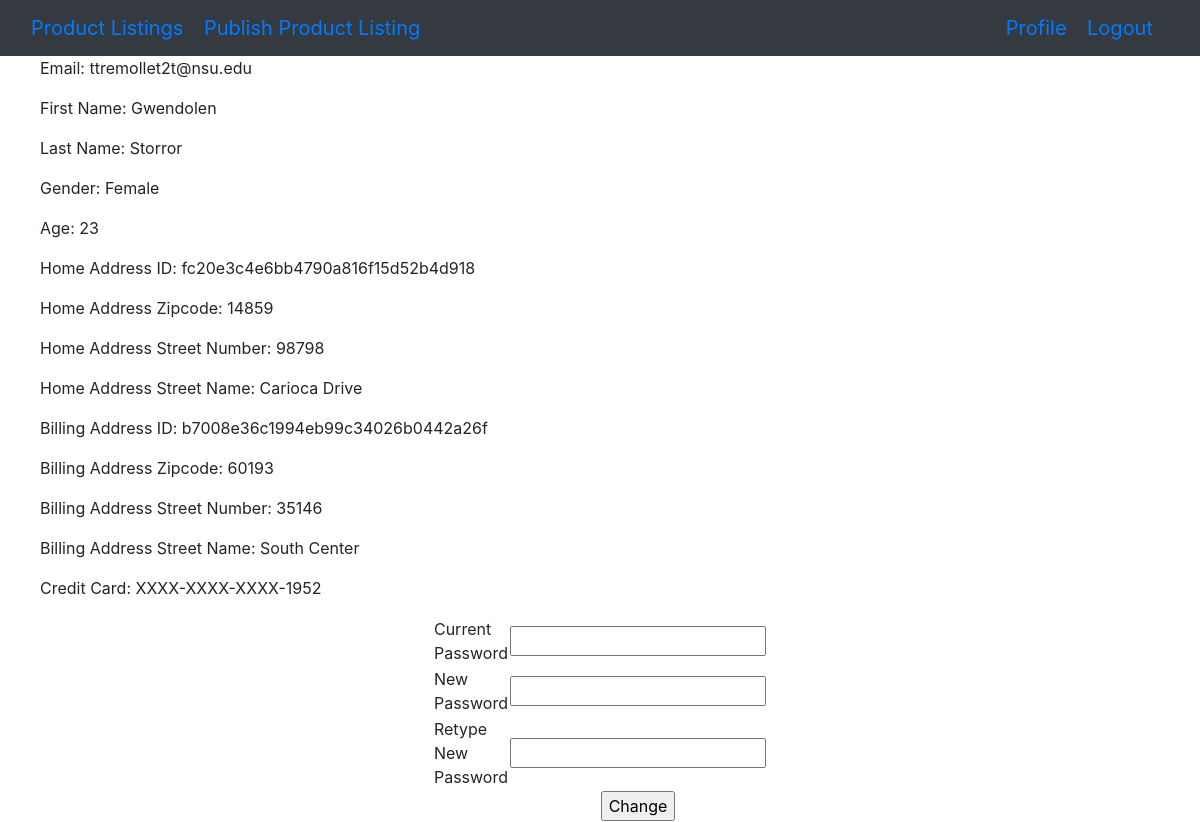
The app's page /profile (signed in) with its own data.
### tables this page shows
CREATE TABLE Buyers
        (email TEXT NOT NULL, 
        first_name TEXT NOT NULL,
        last_name TEXT NOT NULL,
        gender TEXT NOT NULL,
        age INTEGER NOT NULL,
        home_address_ID TEXT NOT NULL,
        billing_address_ID TEXT NOT NULL,
        FOREIGN KEY (email) REFERENCES Users (email),
        FOREIGN KEY (home_address_ID) REFERENCES Address (address_ID),
        FOREIGN KEY (billing_address_ID) REFERENCES Address (address_ID));

CREATE TABLE Address
        (address_ID TEXT NOT NULL,
        zipcode INTEGER NOT NULL,
        street_num INTEGER NOT NULL,
        street_name TEXT NOT NULL,
        PRIMARY KEY (address_ID));

### NittanyMarket.py (the view)
@app.route('/profile', methods=['GET', 'POST'])
def userProfile():
    error = None
    if "username" not in session:
        return redirect(url_for('login'))
    data = fetch_profile_data(session["username"])
    userLoggedIn = False
    if "username" in session:
        userLoggedIn = True
    userIsSeller = False
    if 'seller' in session:
        userIsSeller = True
    if request.method == 'GET':
        return render_template('profile.html', data=data, changePassAttempt=False, attemptSuccess=None,
            userLoggedIn=userLoggedIn, userIsSeller=userIsSeller)
    else:
        attemptSuccess = valid_password_change(request.form['currentpassword'], request.form['newpassword'], request.form['newpasswordretype'])
        return render_template('profile.html', data=data, changePassAttempt=True, attemptSuccess=attemptSuccess,
            userLoggedIn=userLoggedIn, userIsSeller=userIsSeller)

### NittanyMarket.py (called while the page is built)
def fetch_profile_data(user):
    connection = sql.connect('NittanyMarket.db')
    string = "SELECT * FROM Buyers WHERE email=?"
    cursor = connection.execute(string, [user])
    personalData = cursor.fetchone()
    string = "SELECT zipcode, street_num, street_name FROM Address WHERE address_id=?"
    cursor = connection.execute(string, [personalData[5]])
    homeAddressData = cursor.fetchone()
    cursor = connection.execute(string, [personalData[6]])
    billingAddressData = cursor.fetchone()
    string = "SELECT SUBSTRING(credit_card_num, 16, 4) FROM Credit_Cards WHERE Owner_email=?"
    cursor = connection.execute(string, [user])
    lastFourDigit = cursor.fetchone()
    return personalData + homeAddressData + billingAddressData + lastFourDigit

### templates/profile.html (shortened to what this page needs)
<!DOCTYPE html>
<html lang="en" dir="ltr">
<head>
    <link rel="stylesheet" href="https://stackpath.bootstrapcdn.com/bootstrap/4.4.1/css/bootstrap.min.css"
>
</head>
<body>
    <nav class="navbar navbar-default bg-dark">
        <div class="container-fluid">
            <div class="navbar-header">
                <a class="navbar-brand" href="productlistings">Product Listings</a>
                {% if userIsSeller == True %}
                    <a class="navbar-brand" href="publishproductlisting">Publish Product Listing</a>
                {% endif %}
            </div>
            {% if userLoggedIn == True %}
            <div class="navbar-header-right">
                <a style="text-align: right;" class="navbar-brand" href="profile">Profile</a>
                <a style="text-align: right;" class="navbar-brand" href="logout">Logout</a>
            </div>
            {% else %}
            <div class="navbar-header-right">
                <a style="text-align: right;" class="navbar-brand" href="login">Login</a>
            </div>
            {% endif %}
        </div>
    </nav>
    <div class="profile.html website">
        <div>
            <ul>
                <p>Email: {{data[0]}}</p>
                <p>First Name: {{data[1]}}</p>
                <p>Last Name: {{data[2]}}</p>
                <p>Gender: {{data[3]}}</p>
                <p>Age: {{data[4]}}</p>
                <p>Home Address ID: {{data[5]}}</p>
                <p>Home Address Zipcode: {{data[7]}}</p>
                <p>Home Address Street Number: {{data[8]}}</p>
                <p>Home Address Street Name: {{data[9]}}</p>
                <p>Billing Address ID: {{data[6]}}</p>
                <p>Billing Address Zipcode: {{data[10]}}</p>
                <p>Billing Address Street Number: {{data[11]}}</p>
                <p>Billing Address Street Name: {{data[12]}}</p>
                <p>Credit Card: XXXX-XXXX-XXXX-{{data[13]}}</p>
            </ul>
            <form method="POST" action="/profile">
                <table align = "center" border="0" width="300">
                    <tr>
                        <td>Current Password</td>
                        <td><input type="text" name="currentpassword" size="20"></td>
                    </tr>
                    <tr>
                        <td>New Password</td>
                        <td><input type="text" name="newpassword" size="20"></td>
                    </tr>
                    <tr>
                        <td>Retype New Password</td>
                        <td><input type="text" name="newpasswordretype" size="20"></td>
                    </tr>
                    <tr>
                    <td></td>
                    <td align = "center"><input type="submit" value="Change"
                        name="submit"></td>
                    </tr>
                </table>
            </form>
        </div>
    </div>
</body>
</html>

### records on screen
Buyers: email "ttremollet2t@nsu.edu", first_name "Gwendolen", last_name "Storror", gender "Female", home_address_ID "fc20e3c4e6bb4790a816f15d52b4d918", billing_address_ID "b7008e36c1994eb99c34026b0442a26f"
Address: zipcode "14859", street_num "98798", street_name "Carioca Drive"
Address: zipcode "60193", street_num "35146", street_name "South Center"

### other values on screen
{{ data[4] }} "23"
{{ data[13] }} "1952"
